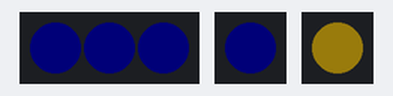
A sketch run on a simulated Arduino Uno, built with avr-gcc and run on an emulated ATmega328P. Shown: 3 RGB LEDs in strip order, left to right, 2 × 1 RGB LEDs in strip order, left to right. Dim RGB values are drawn brighter than linear.

Above: at 0.24 s.
At 3.2 s:
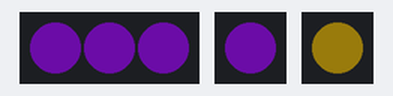
At 6.01 s:
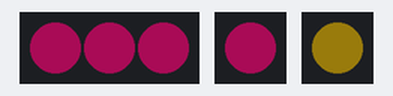
At 12.23 s:
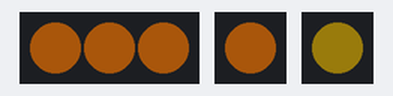
At 17.45 s:
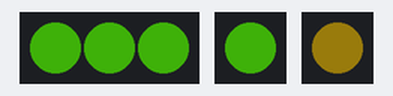
At 34.81 s:
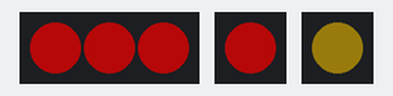
Timing chart, 0 to 40.0 s (numbered marks = the images above):
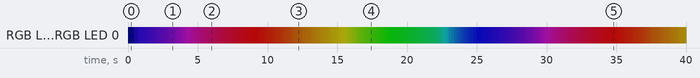

The sketch:

illumination.ino
```cpp
#include <FastLED.h>

#define TOWER_PIN 5
#define SPOTS_PIN 6
#define CLOCK_PIN 7

#define TOWER_LEDS 3
#define SPOTS_LEDS 1
#define CLOCK_LEDS 1
#define MAX_VAL 128
#define START_HUE 171

CRGB spotsLeds[SPOTS_LEDS];
CRGB towerLeds[TOWER_LEDS];
CRGB clockLeds[CLOCK_LEDS];

CHSV currentColour = CHSV(START_HUE, 196, 0);
CHSV clockColour = CHSV(50, 196, 96);

void setTower(CHSV colour) {
  fill_solid(towerLeds, TOWER_LEDS, colour);
}

void setSpots(CHSV colour) {
  fill_solid(spotsLeds, SPOTS_LEDS, colour);
}

void setClock(CHSV colour) {
  fill_solid(clockLeds, CLOCK_LEDS, colour);
}

void setup() {
  FastLED.addLeds<NEOPIXEL, TOWER_PIN>(towerLeds, TOWER_LEDS);
  FastLED.addLeds<NEOPIXEL, SPOTS_PIN>(spotsLeds, SPOTS_LEDS);
  FastLED.addLeds<NEOPIXEL, CLOCK_PIN>(clockLeds, CLOCK_LEDS);

  setTower(currentColour);
  setSpots(currentColour);
  setClock(clockColour);
}

void loop() {
  unsigned long ms = 200;

  if (currentColour.val < MAX_VAL) {
    currentColour.val += 2;
    ms = 10;
  } else {
    currentColour.hue += 2;
  }

  setTower(currentColour);
  setSpots(currentColour);

  FastLED.show();
  FastLED.delay(ms);
}
```
